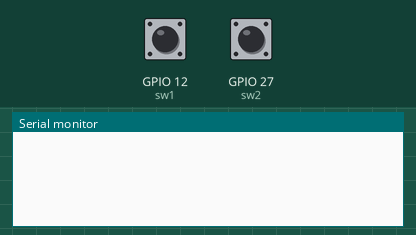
The sketch below on a simulated ESP32. Shown: the last lines printed to the serial monitor. Inputs (shaded band) come from the test bench; at power-on: GPIO 12 (sw1) HIGH, GPIO 27 (sw2) HIGH.

Above: at 1.2 s.
1.3 s: GPIO 12 (sw1) pulled LOW for 0.15 s
At 2.5 s:
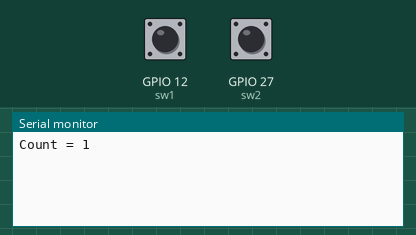
2.9 s: GPIO 27 (sw2) pulled LOW for 0.15 s
At 3.8 s:
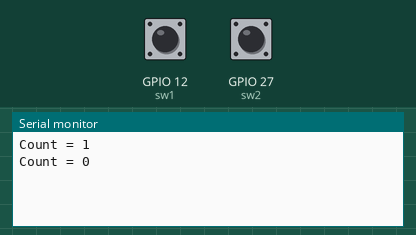
4.5 s: GPIO 12 (sw1) pulled LOW for 3.2 s
At 8.5 s:
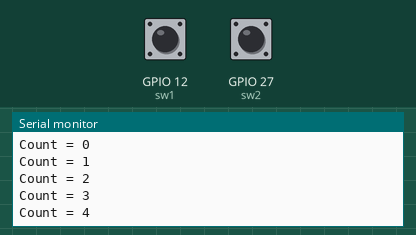
Timing chart, 0 to 10.0 s (numbered marks = the images above; inputs shaded):
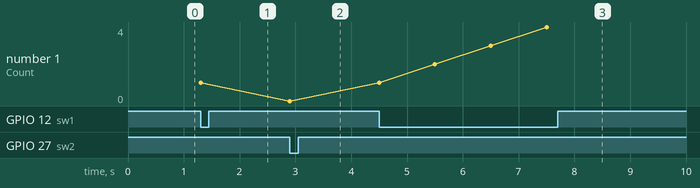

The sketch:

updownCounterSwitch.ino
```cpp
int sw1 = 12;
int sw2 = 27;
int count = 0;
void setup()
{
  Serial.begin(9600); delay(10);
  pinMode(sw1, INPUT_PULLUP);
  pinMode(sw2, INPUT_PULLUP); // default state is HIGH
}

void loop()
{
  if(digitalRead(sw1) == LOW)
  {
    count++;
    Serial.print("Count = "); Serial.println(count); delay(1000);
  }

  if(digitalRead(sw2) == LOW)
  {
    count--;
    if(count < 0) count = 0;
    Serial.print("Count = "); Serial.println(count); delay(1000);
  }
}
```

Measured:
- after the input at 1.3 s, the serial monitor: prints a new line at once (image 1)
- after the input at 2.9 s, the serial monitor: prints a new line at once (image 2)
- after the input at 4.5 s, the serial monitor: prints a new line at once (image 3)
- plotted number 1: 1 → 0 after the input at 2.9 s, 0 → 4 after the input at 4.5 s
